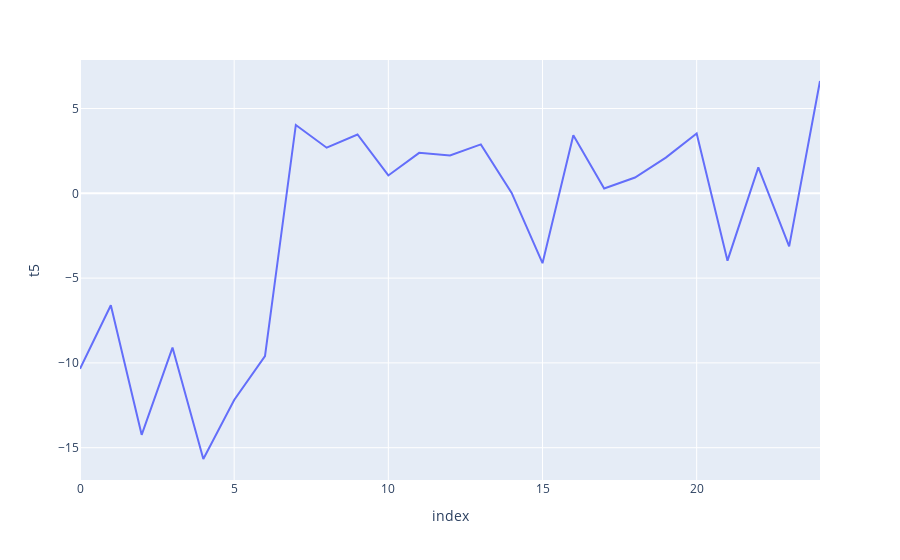

The notebook cell saved with this chart:
### Code cell
px.line(color_list, x = color_list.index, y = color_list['t5'])

### Figure 1 — Plotly figure (JSON) as saved in the notebook; plotly's stock layout.template omitted (floating-point values rounded to 4 significant figures)
{"data": [{"hovertemplate": "index=%{x}<br>t5=%{y}<extra></extra>", "legendgroup": "", "line": {"color": "#636efa", "dash": "solid"}, "marker": {"symbol": "circle"}, "mode": "lines", "name": "", "orientation": "v", "showlegend": false, "type": "scatter", "x": [0, 1, 2, 3, 4, 5, 6, 7, 8, 9, 10, 11, 12, 13, 14, 15, 16, 17, 18, 19, 20, 21, 22, 23, 24], "xaxis": "x", "y": [-10.35, -6.599, -14.24, -9.095, -15.67, -12.18, -9.596, 4.029, 2.69, 3.47, 1.054, 2.385, 2.231, 2.887, 0.02524, -4.119, 3.418, 0.2821, 0.9313, 2.103, 3.528, -3.971, 1.526, -3.126, 6.623], "yaxis": "y"}], "layout": {"legend": {"tracegroupgap": 0}, "margin": {"t": 60}, "xaxis": {"anchor": "y", "domain": [0, 1], "title": {"text": "index"}}, "yaxis": {"anchor": "x", "domain": [0, 1], "title": {"text": "t5"}}}}
